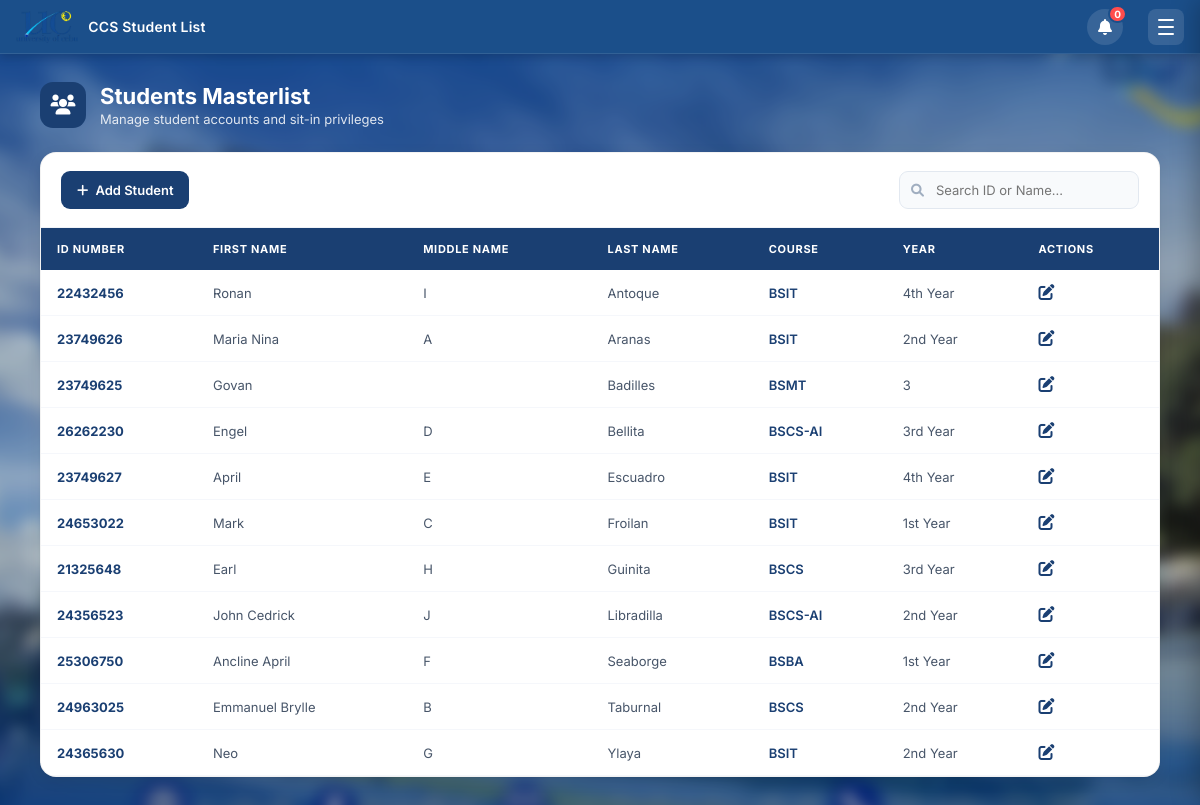
The page /student_list (signed in) on the database its author committed.
### tables this page shows
CREATE TABLE users (
            id INTEGER PRIMARY KEY AUTOINCREMENT,
            id_number TEXT UNIQUE NOT NULL,
            lastname TEXT NOT NULL,
            firstname TEXT NOT NULL,
            middlename TEXT,
            course_level TEXT,
            password TEXT NOT NULL,
            email TEXT,
            course TEXT,
            address TEXT,
            role TEXT DEFAULT 'student',
            remaining_sessions INTEGER DEFAULT 30,
            profile_pic TEXT DEFAULT 'default_profile.png'
        );

### app.py (the view)
@app.route('/student_list')
def student_list():
    if 'user_id' not in session or session.get('role') != 'admin':
        return redirect(url_for('home'))
    conn = get_db_connection()
    cur  = conn.cursor()
    cur.execute("""
        SELECT id, id_number, firstname, middlename, lastname, course, course_level, remaining_sessions
        FROM users WHERE role = 'student' ORDER BY lastname ASC
    """)
    students = cur.fetchall()
    conn.close()
    return render_template('student_list.html', students=students)

### app.py (called while the page is built)
def get_db_connection():
    if USE_PG:
        conn = psycopg2.connect(DATABASE_URL, cursor_factory=psycopg2.extras.RealDictCursor)
        conn.autocommit = False
        return conn
    else:
        conn = sqlite3.connect(DB_PATH)
        conn.row_factory = sqlite3.Row
        return conn

### templates/student_list.html (shortened to what this page needs)
<!DOCTYPE html>
<html lang="en">
<head>
    <link rel="stylesheet" href="{{ url_for('static', filename='style.css') }}">
    <link rel="stylesheet" href="{{ url_for('static', filename='admin.css') }}">
    <link rel="stylesheet" href="https://cdnjs.cloudflare.com/ajax/libs/font-awesome/6.0.0/css/all.min.css">
</head>
<body class="admin-page">
    <nav class="navbar">
        <div class="nav-left">
            <img src="{{ url_for('static', filename='images/uclogonav.png') }}" alt="UC Logo">
            <span class="nav-brand">{{ get_navbar_title() }}</span>
        </div>
        <div class="nav-right">
            <div class="notif-wrapper" id="notifWrapper">
                <button class="notif-bell-btn" id="notifBellBtn" onclick="toggleNotifDropdown(event)" title="Notifications">
                    <i class="fas fa-bell"></i>
                    <span class="notif-badge" id="notifBadge" style="display:none;">0</span>
                </button>
            </div>
            <button class="hamburger-btn" id="hamburgerBtn" onclick="toggleSidebar()">
                <span></span><span></span><span></span>
            </button>
        </div>
    </nav>
    <div class="admin-container">
        <div class="page-header">
            <div class="page-header-icon"><i class="fas fa-users"></i></div>
            <div style="text-align: left;">
                <h1>Students Masterlist</h1>
                <p>Manage student accounts and sit-in privileges</p>
            </div>
        </div>
        <div class="card">
            <div class="table-toolbar">
                <div class="toolbar-actions">
                    <button class="btn btn-add" id="openAddBtn"><i class="fas fa-plus"></i> Add Student</button>
                </div>
                <div class="search-box">
                    <input type="text" id="masterlistSearch" placeholder="Search ID or Name...">
                </div>
            </div>
            <div style="overflow-x: auto;">
                <table class="students-table">
                    <thead>
                        <tr>
                            <th>ID Number</th>
                            <th>First Name</th>
                            <th>Middle Name</th>
                            <th>Last Name</th>
                            <th>Course</th>
                            <th>Year</th>
                            <th>Actions</th>
                        </tr>
                    </thead>
                    <tbody>
                        {% for student in students %}
                        <tr>
                            <td style="font-weight:700; color:#1a3f72;">{{ student.id_number }}</td>
                            <td>{{ student.firstname }}</td>
                            <td>{{ student.middlename or '' }}</td>
                            <td>{{ student.lastname }}</td>
                            <td><span style="font-weight:600; color:#1a3f72;">{{ student.course }}</span></td>
                            <td>{{ student.course_level }}</td>
                            <td>
                                <i class="fas fa-edit action-edit open-edit-btn"
                                   data-id="{{ student.id }}"
                                   data-firstname="{{ student.firstname }}"
                                   data-middlename="{{ student.middlename or '' }}"
                                   data-lastname="{{ student.lastname }}"
                                   data-course="{{ student.course }}"
                                   data-level="{{ student.course_level }}"></i>
                            </td>
                        </tr>
                        {% endfor %}
                    </tbody>
                </table>
            </div>
        </div>
    </div>
</body>
</html>

### static/style.css (style rules this page uses)
* { box-sizing: border-box; margin: 0; padding: 0; font-family: 'Inter', 'Segoe UI', Tahoma, Geneva, Verdana, sans-serif; }
html { scroll-behavior: smooth; }
body { background-color: #EBEBEB; }
.navbar { background-color: rgba(21, 76, 121, 0.95); padding: 15px 30px; display: flex; justify-content: space-between; align-items: center; color: white; box-shadow: 0 2px 5px rgba(0,0,0,0.2); position: fixed; top: 0; left: 0; width: 100% !important; z-index: 9999; }
body { padding-top: 80px; }
.notif-wrapper { position: relative; display: inline-flex; align-items: center; margin-right: 15px; }
.notif-bell-btn { background: rgba(255,255,255,0.12); border: none; color: white; width: 38px; height: 38px; border-radius: 50%; cursor: pointer; font-size: 18px; display: flex; align-items: center; justify-content: center; position: relative; transition: background 0.2s, transform 0.2s; }
.notif-badge { position: absolute; top: -4px; right: -4px; background: #ff4c4c; color: white; font-size: 10px; font-weight: bold; min-width: 18px; height: 18px; border-radius: 9px; display: flex !important; align-items: center; justify-content: center; padding: 0 4px; border: 2px solid #1b4f8a; line-height: 1; animation: badgePop 0.3s ease; }

### static/admin.css (style rules this page uses)
body.admin-page { margin: 0; display: flex; flex-direction: column; position: relative; font-family: sans-serif; }
body.admin-page::before { content: ""; position: fixed; top: -20px; left: -20px; right: -20px; bottom: -20px; background-image: url('/static/images/ucbackground.jpg'); background-size: cover; background-position: center; background-repeat: no-repeat; filter: blur(8px) brightness(0.8); z-index: -1; }
.admin-container { display: block; z-index: 1; padding: 28px 40px 50px; margin: 54px auto 0; width: 100%; max-width: 1600px; min-height: calc(100vh - 54px); box-sizing: border-box; }
.navbar { position: fixed; top: 0; left: 0; width: 100%; box-sizing: border-box; z-index: 9999; background: #1b4f8a; border-bottom: 1px solid rgba(255, 255, 255, 0.1); display: flex; justify-content: space-between; align-items: center; height: 54px; padding: 0 16px; }
.navbar { height: 54px !important; padding: 0 16px !important; background: #1b4f8a !important; display: flex !important; align-items: center !important; justify-content: space-between !important; position: fixed !important; top: 0 !important; left: 0 !important; width: 100% !important; z-index: 9999 !important; box-shadow: 0 2px 10px rgba(0,0,0,0.2) !important; box-sizing: border-box !important; }
.nav-left { display: flex; align-items: center; gap: 10px; }
.nav-left img { height: 32px; width: auto; }
.nav-brand { color: white; font-size: 14px; font-weight: 600; letter-spacing: 0.2px; white-space: nowrap; }
.nav-right { display: flex; align-items: center; gap: 10px; }
.hamburger-btn { width: 36px; height: 36px; border-radius: 8px; border: none; background: rgba(255,255,255,0.12); cursor: pointer; display: flex; flex-direction: column; align-items: center; justify-content: center; gap: 5px; transition: background 0.2s; flex-shrink: 0; }
.hamburger-btn span { display: block; width: 16px; height: 2px; background: white; border-radius: 2px; transition: all 0.28s cubic-bezier(0.4,0,0.2,1); }
.notif-wrapper { position: relative; display: inline-flex; align-items: center; }
.notif-bell-btn { background: rgba(255,255,255,0.12); border: none; color: white; width: 36px; height: 36px; border-radius: 50%; cursor: pointer; font-size: 16px; display: flex; align-items: center; justify-content: center; position: relative; transition: background 0.2s, transform 0.2s; }
.notif-badge { position: absolute; top: -4px; right: -4px; background: #ff4c4c; color: white; font-size: 10px; font-weight: bold; min-width: 18px; height: 18px; border-radius: 9px; display: flex !important; align-items: center; justify-content: center; padding: 0 4px; border: 2px solid #1b4f8a; line-height: 1; }

### rows shown on the page
users: id_number "22432456", firstname "Ronan", middlename "I", lastname "Antoque", course "BSIT", course_level "4th Year"
users: id_number "23749626", firstname "Maria Nina", middlename "A", lastname "Aranas", course "BSIT", course_level "2nd Year"
users: id_number "23749625", firstname "Govan", lastname "Badilles", course "BSMT", course_level "3"
users: id_number "26262230", firstname "Engel", middlename "D", lastname "Bellita", course "BSCS-AI", course_level "3rd Year"
users: id_number "23749627", firstname "April", middlename "E", lastname "Escuadro", course "BSIT", course_level "4th Year"
users: id_number "24653022", firstname "Mark", middlename "C", lastname "Froilan", course "BSIT", course_level "1st Year"
users: id_number "21325648", firstname "Earl", middlename "H", lastname "Guinita", course "BSCS", course_level "3rd Year"
users: id_number "24356523", firstname "John Cedrick", middlename "J", lastname "Libradilla", course "BSCS-AI", course_level "2nd Year"
users: id_number "25306750", firstname "Ancline April", middlename "F", lastname "Seaborge", course "BSBA", course_level "1st Year"
users: id_number "24963025", firstname "Emmanuel Brylle", middlename "B", lastname "Taburnal", course "BSCS", course_level "2nd Year"
users: id_number "24365630", firstname "Neo", middlename "G", lastname "Ylaya", course "BSIT", course_level "2nd Year"

### other values the page prints
{{ get_navbar_title() }} "CCS Student List"
